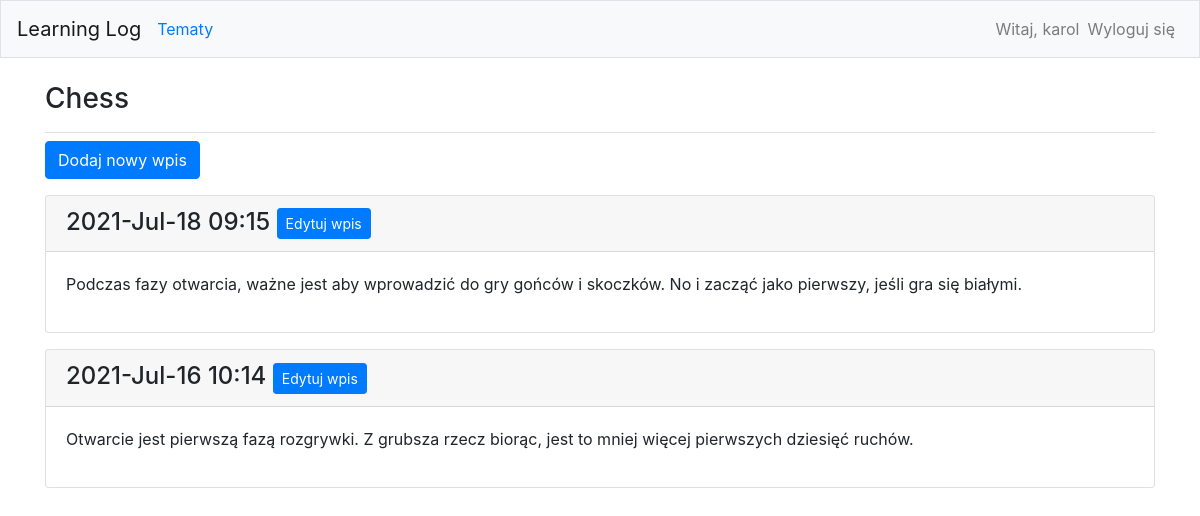
/topics/1/ (signed in), run on an earlier commit of the app's database.
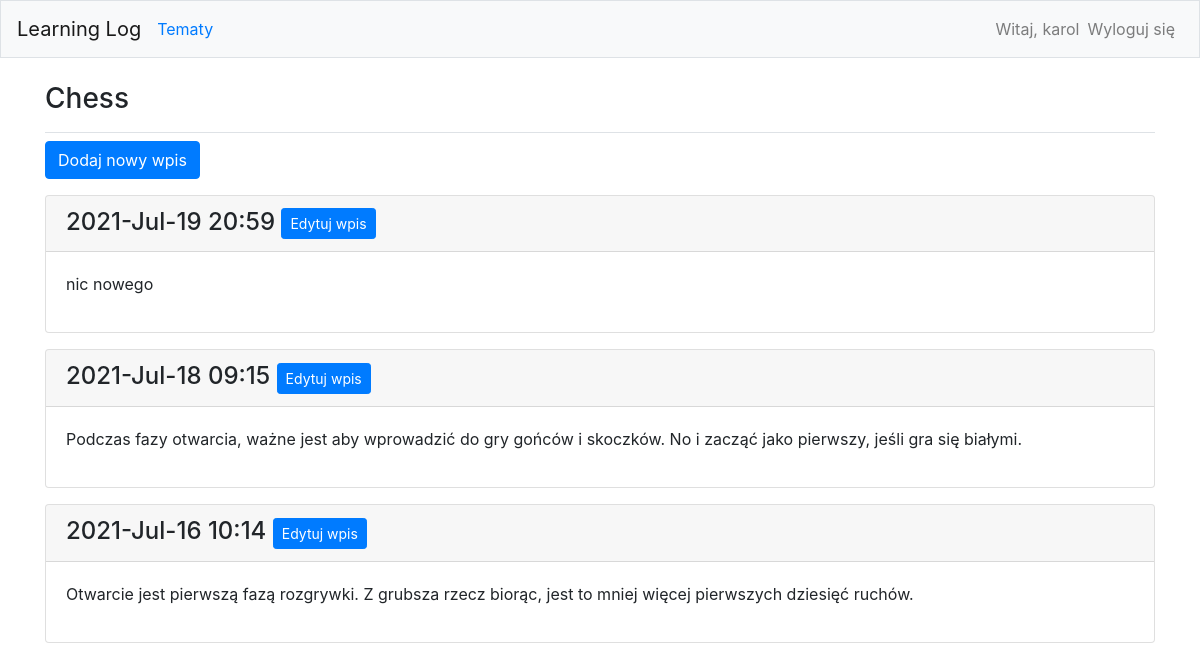
And on a later commit of the database.
### learning_logs/models.py (models this page shows, shortened)
class Entry(models.Model):
	topic = models.ForeignKey(Topic, on_delete=models.CASCADE)
	text = models.TextField()
	date_added = models.DateTimeField(auto_now=True)
	class Meta:
		verbose_name_plural = 'entries'

### learning_logs/views.py (the view)
# urls.py: path('topics/<int:id_tematu>/',views.topic, name='temat'),
@login_required
def topic(request,**kwargs):
	topic = Topic.objects.get(id=kwargs['id_tematu'])
	if topic.owner != request.user:
		raise Http404
	entries = topic.entry_set.order_by('-date_added')
	context ={'temat': topic, 'wpisy':entries}
	return render(request,'learning_logs/topic.html',context)

### learning_logs/models.py (called while the page is built)
	def __str__(self):
		return self.text

### learning_logs/templates/learning_logs/topic.html
{% extends 'learning_logs/base.html' %}
{% block page_header %}
	<h3>{{ temat }}</h3>
{% endblock page_header %}
{% block content %}
	<p>
		<a class="btn btn-md btn-primary" href="{% url 'learning_logs_app:nowy_wpis' temat.id %} ">Dodaj nowy wpis</a>
	</p>
	{% for wpis in wpisy %}
		<div class="card mb-3">
			<h4 class="card-header">{{ wpis.date_added|date:'Y-M-d H:i' }}
				<small><a class="btn btn-sm btn-primary" href="{% url 'learning_logs_app:edycja_wpisu' wpis.id %}">Edytuj wpis</a></small>
			</h4>
			<div class="card-body">
				{{ wpis.text | linebreaks }}
			</div>
		</div>
	{% empty %}
		<p>Brak wpisów w tym temacie</p>
	{% endfor %}
{% endblock content %}

What changed in the data, as far as the page shows it:
added Entry: date_added "2021-Jul-19 20:59", text "nic nowego"
